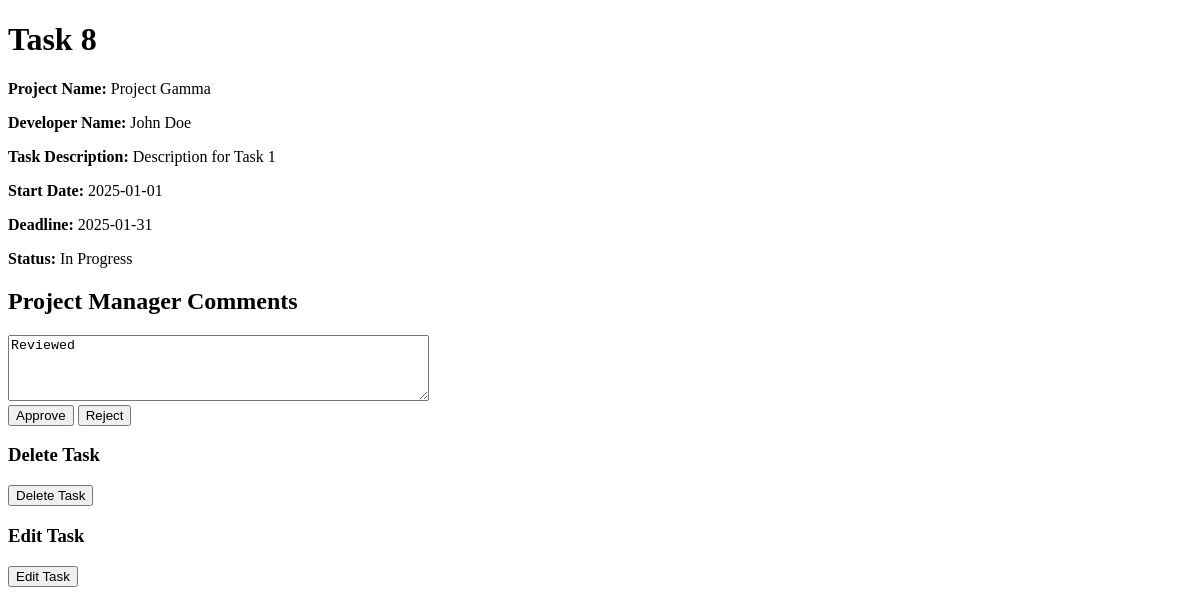
The app's page /controller/pm-task-controller.php?action=view&task_id=8 (signed in), older data.
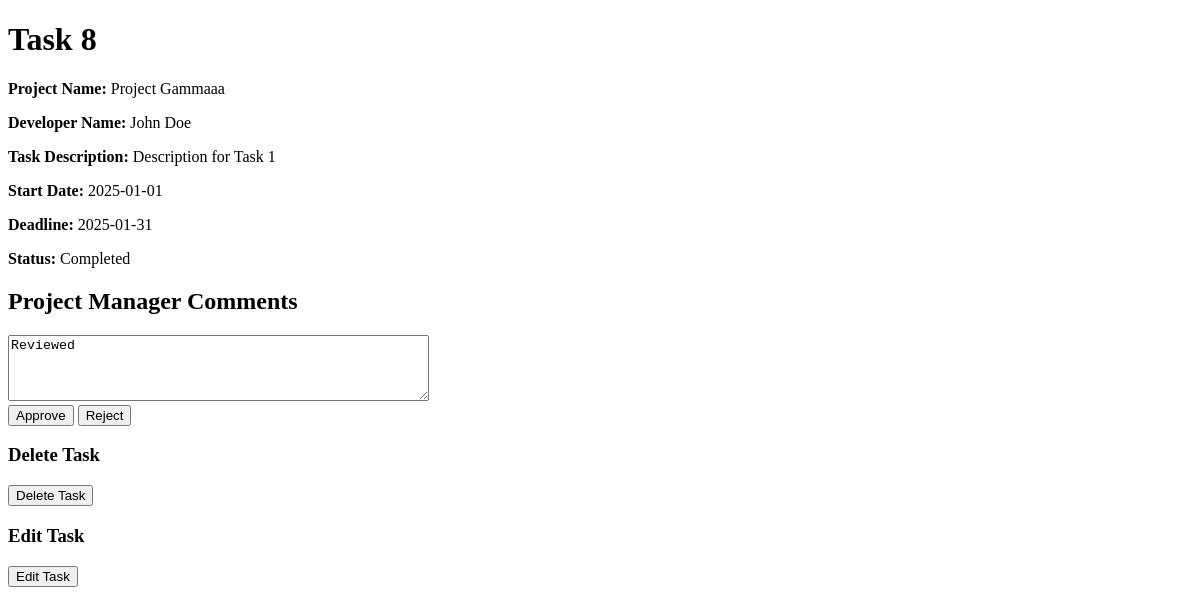
The same page, newer data.
### tables this page shows
CREATE TABLE `tasks` (
  `task_id` int(11) NOT NULL,
  `project_id` int(11) NOT NULL,
  `developer_id` int(11) DEFAULT NULL,
  `name` varchar(100) NOT NULL,
  `description` text NOT NULL,
  `start_date` date NOT NULL,
  `deadline` date NOT NULL,
  `status` varchar(50) NOT NULL DEFAULT 'Not Started',
  `pm_comment` text DEFAULT NULL,
  `timestamp` timestamp NOT NULL DEFAULT current_timestamp() ON UPDATE current_timestamp(),
  `file_data` longblob DEFAULT NULL,
  `file_name` varchar(255) DEFAULT NULL,
  `file_type` varchar(255) DEFAULT NULL
);

CREATE TABLE `projects` (
  `project_id` int(11) NOT NULL,
  `client_id` int(11) NOT NULL,
  `pm_id` int(11) DEFAULT NULL,
  `name` varchar(100) NOT NULL,
  `description` text NOT NULL,
  `start_date` date DEFAULT NULL,
  `deadline` date NOT NULL,
  `status` varchar(50) NOT NULL DEFAULT 'Pending Approval',
  `type` varchar(50) NOT NULL DEFAULT 'Proposal',
  `comment` text DEFAULT NULL,
  `client_feedback` text DEFAULT NULL,
  `progress` decimal(5,2) DEFAULT 0.00
);

CREATE TABLE `usr` (
  `userid` int(11) NOT NULL,
  `firstname` varchar(255) NOT NULL,
  `lastname` varchar(255) NOT NULL,
  `name` varchar(255) NOT NULL,
  `email` varchar(255) NOT NULL,
  `password` varchar(255) NOT NULL,
  `roleid` int(11) DEFAULT NULL
);

### model/task-model.php (called while the page is built, shortened)
<?php
function getTaskDetails($taskId) {
    $conn = getDbConnection();
    $sql = "SELECT t.*, p.name AS project_name, u.firstname AS pm_name, u.lastname AS pm_lastname
            FROM tasks t
            JOIN projects p ON t.project_id = p.project_id
            JOIN usr u ON p.pm_id = u.userid
            WHERE t.task_id = ?";
    $stmt = $conn->prepare($sql);
    $stmt->bind_param("i", $taskId);
    $stmt->execute();
    $result = $stmt->get_result();
    $task = $result->fetch_assoc();
    $task['pm_name'] = $task['pm_name'] . ' ' . $task['pm_lastname'];
    return $task;
}
?>

### model/project-model.php (called while the page is built, shortened)
<?php
function getProjectInfo($projectId) {
    $conn = getDbConnection();
    $sql = "SELECT * FROM projects WHERE project_id = ?";
    $stmt = $conn->prepare($sql);
    $stmt->bind_param("i", $projectId);
    $stmt->execute();
    $result = $stmt->get_result();
    $projectInfo = $result->fetch_assoc();
    return $projectInfo;
}
function getProjectName($projectId) {
    $projectInfo = getProjectInfo($projectId);
    return $projectInfo['name'];
}
?>

### model/user-model.php (called while the page is built, shortened)
<?php
function getUserInfo($userId)
{
    $conn = getDbConnection();
    $sql = "SELECT userid, firstname, lastname, email, roleid FROM usr WHERE userid = ?";
    $stmt = $conn->prepare($sql);
    $stmt->bind_param("i", $userId);
    $stmt->execute();
    $result = $stmt->get_result();
    $user = $result->fetch_assoc();
    return $user;
}
function getUserName($userId)
{
    $userInfo = getUserInfo($userId);
    $firstname = $userInfo['firstname'] ?? 'Unassigned';
    $lastname = $userInfo['lastname'] ?? '';
    return trim("$firstname $lastname");
}
?>

### view/pm-task-view.php (the view, shortened to what this page needs)
<!DOCTYPE html>
<html lang="en">
<head>
    <link rel="stylesheet" href="../css/styles.css">
</head>
<body>
<h1><?php echo $task['name']; ?></h1>
<p><strong>Project Name:</strong> <?php echo $projectName; ?></p>
<p><strong>Developer Name:</strong> <?php echo $developerName ? $developerName : "Unassigned"; ?></p>
<p><strong>Task Description:</strong> <?php echo $task['description']; ?></p>
<p><strong>Start Date:</strong> <?php echo $task['start_date']; ?></p>
<p><strong>Deadline:</strong> <?php echo $task['deadline']; ?></p>
<p><strong>Status:</strong> <?php echo $task['status']; ?></p>
<h2>Project Manager Comments</h2>
<form action="../controller/pm-task-controller.php?action=approve_reject" method="post">
    <textarea name="pm_comment" rows="4" cols="50"><?php echo $task['pm_comment']; ?></textarea><br>
    <button type="submit" name="action" value="approve">Approve</button>
    <button type="submit" name="action" value="reject">Reject</button>
</form>
<h3>Delete Task</h3>
<form action="../controller/pm-task-controller.php?action=delete" method="post">
    <button type="submit">Delete Task</button>
</form>
<h3>Edit Task</h3>
<form action="../controller/pm-task-controller.php?action=edit" method="post">
    <button type="submit">Edit Task</button>
</form>
</body>
</html>

Row changes from the older to the newer data that the page shows:
changed tasks "Task 8": project.name "Project Gamma" → "Project Gammaaa"; status "In Progress" → "Completed"
